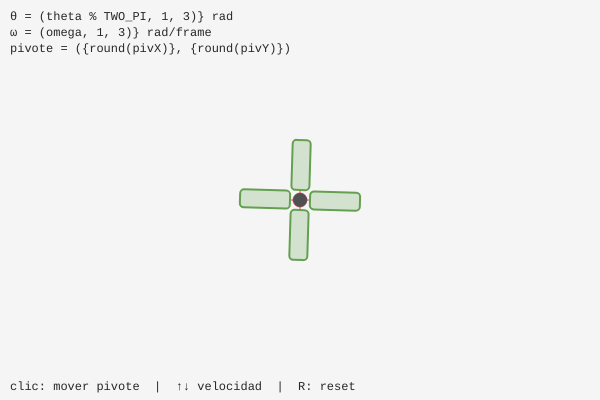
Frame 1 (no input)
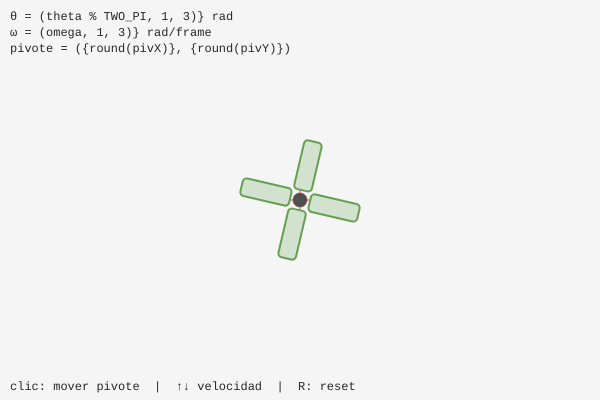
Frame 60 (no input)
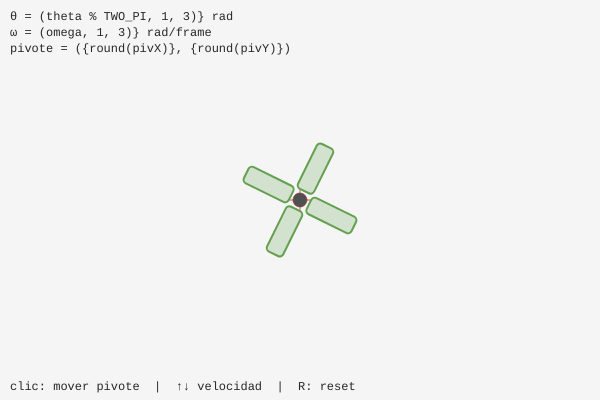
Frame 120 (the mouse pressed at the canvas centre since frame 60)

The p5.js sketch that drew these frames (run headless with seeded random() and noise() and a simulated clock; from frame 60 on, the mouse is pressed at the canvas centre):

// p5.js sketch
// ── sketch.js
// CAPÍTULO 3 — Desafío 2: Pivote móvil
// El objeto rota siempre desde el punto donde hiciste clic
 
let theta;      // ángulo acumulado
let omega;      // velocidad angular (rad/frame)
let pivX, pivY; // posición del pivote
 
function setup() {
  createCanvas(600, 400);
  theta = 0;
  omega = 0.03;
  pivX  = width  / 2;
  pivY  = height / 2;
}
 
function draw() {
  background(245);
 
  // Rotación Continua
  theta += omega;
 
  // Dibujar Pivote
  stroke(220, 80, 80);
  strokeWeight(1);
  noFill();
  circle(pivX, pivY, 14);
  line(pivX - 10, pivY, pivX + 10, pivY);
  line(pivX, pivY - 10, pivX, pivY + 10);
 
  // Rotar Desde El Pivote
  push();
    translate(pivX, pivY);
    rotate(theta);
    dibujarMolino();
  pop();
 
  // HUD
  noStroke();
  fill(40);
  textSize(12);
  textFont('monospace');
  text(`θ = (theta % TWO_PI, 1, 3)} rad`, 10, 20);
  text(`ω = (omega, 1, 3)} rad/frame`, 10, 36);
  text(`pivote = ({round(pivX)}, {round(pivY)})`, 10, 52);
  text('clic: mover pivote  |  ↑↓ velocidad  |  R: reset', 10, height - 10);
}
 
function dibujarMolino() {
  // 4 aspas separadas 90° (PI/2) cada una
  for (let i = 0; i < 4; i++) {
    push();
      rotate(i * HALF_PI); // cada aspa a 90° de la anterior
      dibujarAspa();
    pop();
  }
 
  // Centro del molino
  fill(80);
  noStroke();
  circle(0, 0, 14);
}
 
function dibujarAspa() {
  // Aspa apuntando hacia arriba en coordenadas locales
  stroke(100, 160, 80);
  strokeWeight(2);
  fill(100, 160, 80, 60);
  rectMode(CENTER);
  rect(0, -35, 18, 50, 4);
}
 
function mousePressed() {
  pivX = mouseX;
  pivY = mouseY;
}
 
function keyPressed() {
  if (keyCode === UP_ARROW)   omega += 0.01;
  if (keyCode === DOWN_ARROW) omega -= 0.01;
  if (key === 'r' || key === 'R') {
    theta = 0;
    pivX  = width  / 2;
    pivY  = height / 2;
  }
}
